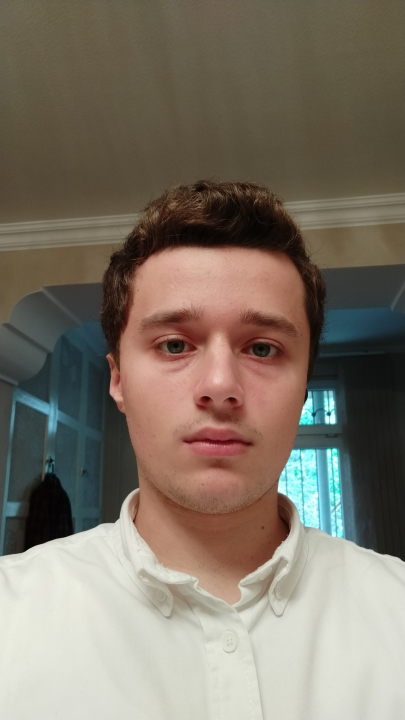
#> input picture images/me.jpg, 810 x 1440 px, found by its file name (shown at 1/2 size)
$ python face.py
#> lines starting #> are read from the running program, lines starting #| are printed output that depends on the picture
import numpy as np
import cv2

# We point OpenCV's CascadeClassifier function to where our
# classifier (XML file format) is stored
face_classifier = cv2.CascadeClassifier('/home/oops/Desktop/OpenCV/Haarcascades/haarcascade_frontalface_default.xml')

# Load our image then convert it to grayscale
image = cv2.imread('/home/oops/Desktop/OpenCV/images/me.jpg')
#> image is the input picture: shape (1440, 810, 3); mean B, G, R 103.3, 116.3, 125.9
image = cv2.resize(image, (int(image.shape[1]/2),int(image.shape[0]/2)), interpolation=cv2.INTER_AREA) # better for shrinking
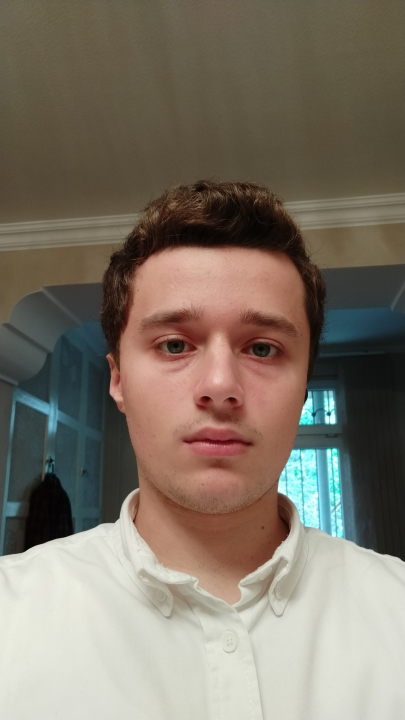
#> image: shape (720, 405, 3); mean B, G, R 103.4, 116.4, 126

gray = cv2.cvtColor(image, cv2.COLOR_BGR2GRAY)
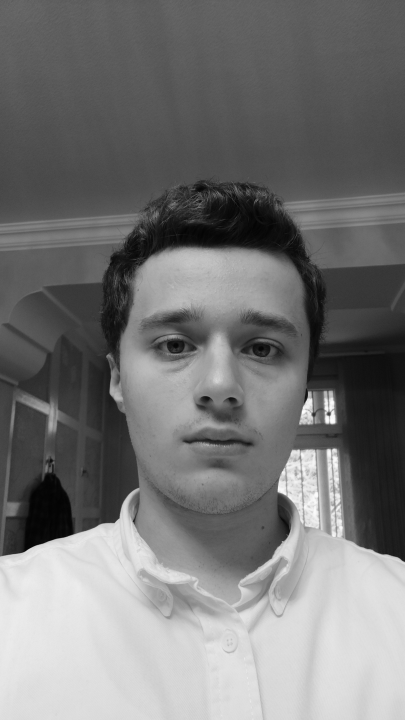
#> gray: shape (720, 405); min 3, max 252, mean 117.8

# Our classifier returns the ROI of the detected face as a tuple
# It stores the top left coordinate and the bottom right coordiantes
faces = face_classifier.detectMultiScale(gray, 1.3, 5)
#> faces = [[88, 243, 257, 257]]

# When no faces detected, face_classifier returns and empty tuple
if faces is ():
    print("No faces found")

# We iterate through our faces array and draw a rectangle
# over each face in faces

for (x,y,w,h) in faces:
    cv2.rectangle(image, (x,y ), (x+w,y+h), (0,255,0), 2)
    cv2.imshow('Face Detection', image)
    cv2.waitKey()
    cv2.destroyAllWindows()
#> this loop made 1 pass
#> pass 1, `cv2.imshow('Face Detection', image)`:
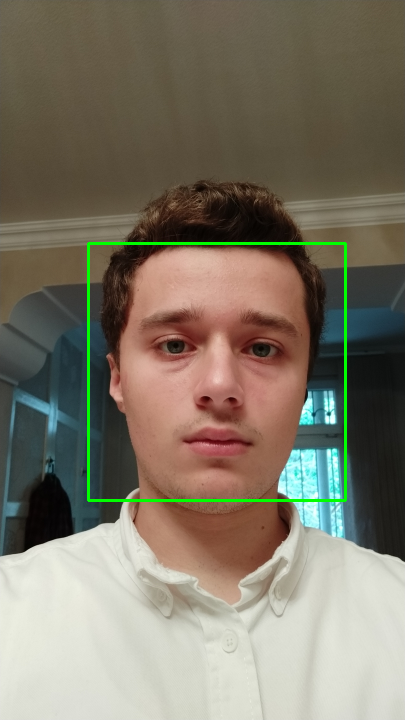
#> window 'Face Detection': shape (720, 405, 3); mean B, G, R 102.7, 118.3, 125.2

$ run again, with images/Hillary.jpg copied over images/me.jpg
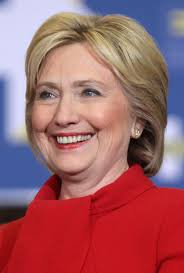
#> input picture images/Hillary.jpg, 184 x 273 px, found by its file name
#> image is the input picture: shape (273, 184, 3); mean B, G, R 104.2, 98.1, 159.7
#> image: shape (136, 92, 3)
#> `gray = cv2.cvtColor(image, cv2.COLOR_BGR2GRAY)`:
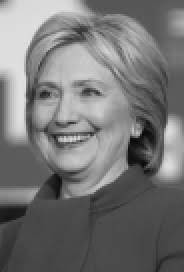
#> gray: shape (136, 92) (shown 2 times larger); min 9, max 226, mean 117.2
#> faces = [[7, 23, 61, 61]]
#> the loop `for (x,y,w,h) in faces:` made 1 pass
#> pass 1, `cv2.imshow('Face Detection', image)`:
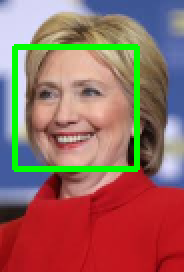
#> window 'Face Detection': shape (136, 92, 3) (shown 2 times larger); mean B, G, R 96.3, 105.1, 150.7
